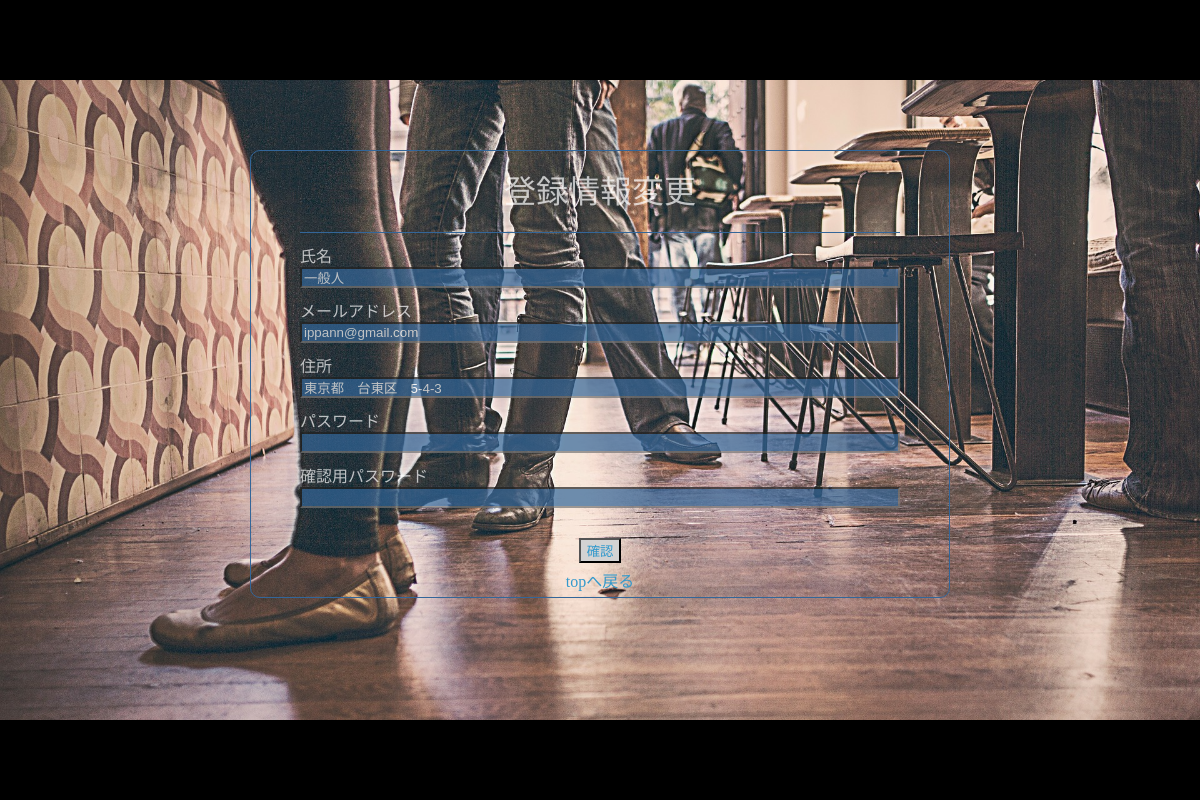
/phpnew/edit.php (signed in), run on the app's committed database.
### tables this page shows
CREATE TABLE `user` (
  `id` int(11) NOT NULL,
  `name` varchar(50) NOT NULL,
  `email` varchar(100) NOT NULL,
  `pass` varchar(64) NOT NULL,
  `address` varchar(100) NOT NULL,
  `role` int(11) NOT NULL
);

### phpnew/edit.php (the view, shortened to what this page needs)
<?php session_start();
$id = $_SESSION['id'];
$dsn = "mysql:host=localhost; dbname=lunch; charset=utf8";
$username = "root";
$password = "root";
try{
    $dbh = new PDO($dsn, $username, $password);
} catch (PDOException $e) {
    $msg = $e->getMessage();
}
$sql = "SELECT * FROM user WHERE id = :id";
$stmt = $dbh->prepare($sql);
$stmt->bindValue(':id', $id);
$stmt->execute();
$member = $stmt->fetch();
  ?>
<!DOCTYPE html>
<html>
<head>
  <link rel="stylesheet" type="text/css" href="css/edit.css">
</head>
<body>
  <header></header>
  <div class="backphoto">
  <div class="space">
	<form class="page" action="<?php echo htmlspecialchars($_SERVER["PHP_SELF"],ENT_QUOTES, 'UTF-8');?>" method="post" accept-charset="utf-8" onsubmit="return pre()">
		<h1>登録情報変更</h1>
    <div>
      <ul class="ulgroup">
        <li>
          <p>氏名</p>
          <input type="text" name="name" value="<?php if(isset($member['name'])){echo htmlspecialchars($member['name']);}elseif(isset($_SESSION['name1'])) {echo htmlspecialchars($_SESSION['name1']);} ?>">
        </li>
        <li>
          <p>メールアドレス</p>
          <input type="text" name="mail" value="<?php if(isset($member['email'])){echo htmlspecialchars($member['email']);}elseif(isset($_SESSION['email'])) {echo htmlspecialchars($_SESSION['email']);} ?>">
        </li>
        <li>
          <p>住所</p>
          <input type="text" name="address" value="<?php if(isset($member['address'])){echo htmlspecialchars($member['address']);}elseif(isset($_SESSION['address'])) {echo htmlspecialchars($_SESSION['address']); } ?>">
        </li>
        <li>
          <p>パスワード</p>
          <input type="password" name="pass" value="<?php if(isset($data['pass'])){echo htmlspecialchars($data['pass']);}elseif(isset($_SESSION['pass'])) {echo htmlspecialchars($_SESSION['pass']);} ?>">
        </li>
        <li>
          <p>確認用パスワード</p>
          <input type="password" name="confpass" value="<?php if(isset($data['pass'])){echo htmlspecialchars($data['pass']);}elseif(isset($_SESSION['confpass'])) {echo htmlspecialchars($_SESSION['confpass']);} ?>">
        </li>
      </ul>
    </div>
    <div class="confirm">
      <button type="submit">確認</button>
    </div>
    <div class="confirm">
   <a href="index.php">topへ戻る</a>
  </div>
	</form>
  </div>
  </div>
  <footer></footer>
</body>
</html>

### phpnew/css/edit.css (style rules this page uses)
body, h1, h2, h3, h4, h5, h6, p, address, ul, ol, li, dl, dt, dd, img, form, table, tr, th, td { margin: 0; padding: 0; border: none; font-style: normal; font-weight: normal; text-align: left; list-style-type: none; border-collapse: collapse; }
input { line-height:auto;vertical-align:middle; }
a { text-decoration: none; }
body { font-family:'roboto','Hiragino Kaku Gothic Pro','ヒラギノ角ゴ Pro W3','メイリオ',Meiryo,Osaka,'ＭＳ Ｐゴシック',Arial,sans-serif; }
* { -webkit-box-sizing: border-box; -moz-box-sizing: border-box; -o-box-sizing: border-box; -ms-box-sizing: border-box; box-sizing: border-box; }
.space { padding-top: 70px }
.page { width: 700px; border: solid 1px #336699 ; border-radius: 10px; margin: 0 auto; }
.ulgroup { margin: 0 auto; width: 600px; margin-top: 20px; margin-bottom: 30px; border-top: solid 1px #336699 ; }
li { margin-top: 10px; }
.confirm { text-align: center; margin-top: 5px; margin-bottom: 5px; }
h1 { text-align: center; margin-top: 15px; color: white; opacity: 0.7 }
p { color: white; opacity: 0.7 }
input { color: white; opacity: 0.7; background-color: #336699; width: 100% }
header { background-color: black; height: 10vh; }
footer { background-color: black; height: 10vh }
.backphoto { background-image: url("../photo/bar.jpg"); height: 80vh; width: auto; background-size: auto 100%; background-position: center ; background-repeat: no-repeat; background-size: cover; position: relative; }
button { color: #3399cc; background-color: lightgray; }
a { color: #3399cc }

### data on the page
user: name "一般人", mail "ippann@gmail.com", address "東京都 台東区 5-4-3"
